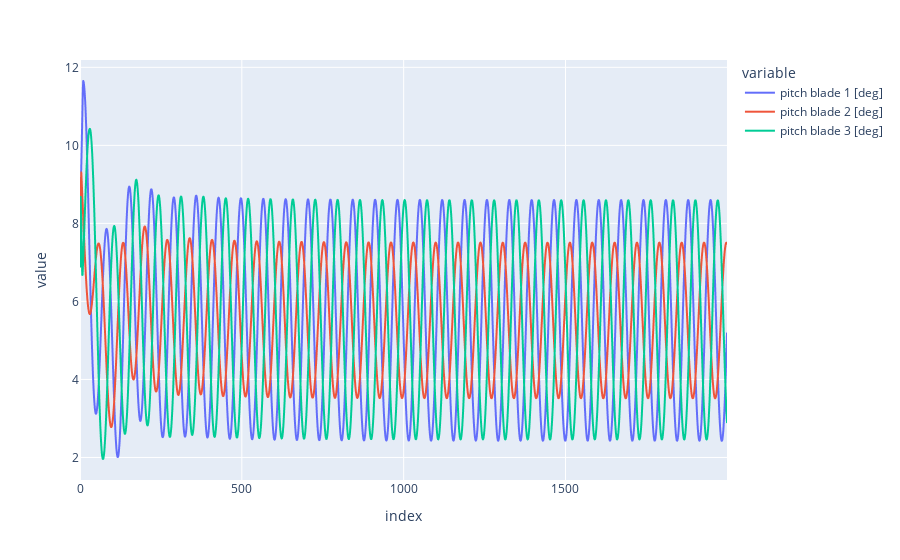

Notebook code cell kept with this figure:
### Code cell
px.line(first_rollout, y=["pitch blade 1 [deg]", 
    "pitch blade 2 [deg]", 
    "pitch blade 3 [deg]"])

### Figure 1 — Plotly figure (JSON) as saved in the notebook; plotly's stock layout.template omitted (floating-point values rounded to 4 significant figures; data arrays with more than 128 entries replaced by an {"elided": "..."} marker saying what was removed)
{"data": [{"hovertemplate": "variable=pitch blade 1 [deg]<br>index=%{x}<br>value=%{y}<extra></extra>", "legendgroup": "pitch blade 1 [deg]", "line": {"color": "#636efa", "dash": "solid"}, "mode": "lines", "name": "pitch blade 1 [deg]", "showlegend": true, "type": "scattergl", "x": {"elided": "2000 int values"}, "xaxis": "x", "y": {"elided": "2000 float values"}, "yaxis": "y"}, {"hovertemplate": "variable=pitch blade 2 [deg]<br>index=%{x}<br>value=%{y}<extra></extra>", "legendgroup": "pitch blade 2 [deg]", "line": {"color": "#EF553B", "dash": "solid"}, "mode": "lines", "name": "pitch blade 2 [deg]", "showlegend": true, "type": "scattergl", "x": {"elided": "2000 int values"}, "xaxis": "x", "y": {"elided": "2000 float values"}, "yaxis": "y"}, {"hovertemplate": "variable=pitch blade 3 [deg]<br>index=%{x}<br>value=%{y}<extra></extra>", "legendgroup": "pitch blade 3 [deg]", "line": {"color": "#00cc96", "dash": "solid"}, "mode": "lines", "name": "pitch blade 3 [deg]", "showlegend": true, "type": "scattergl", "x": {"elided": "2000 int values"}, "xaxis": "x", "y": {"elided": "2000 float values"}, "yaxis": "y"}], "layout": {"legend": {"title": {"text": "variable"}, "tracegroupgap": 0}, "margin": {"t": 60}, "xaxis": {"anchor": "y", "domain": [0, 1], "title": {"text": "index"}}, "yaxis": {"anchor": "x", "domain": [0, 1], "title": {"text": "value"}}}}
